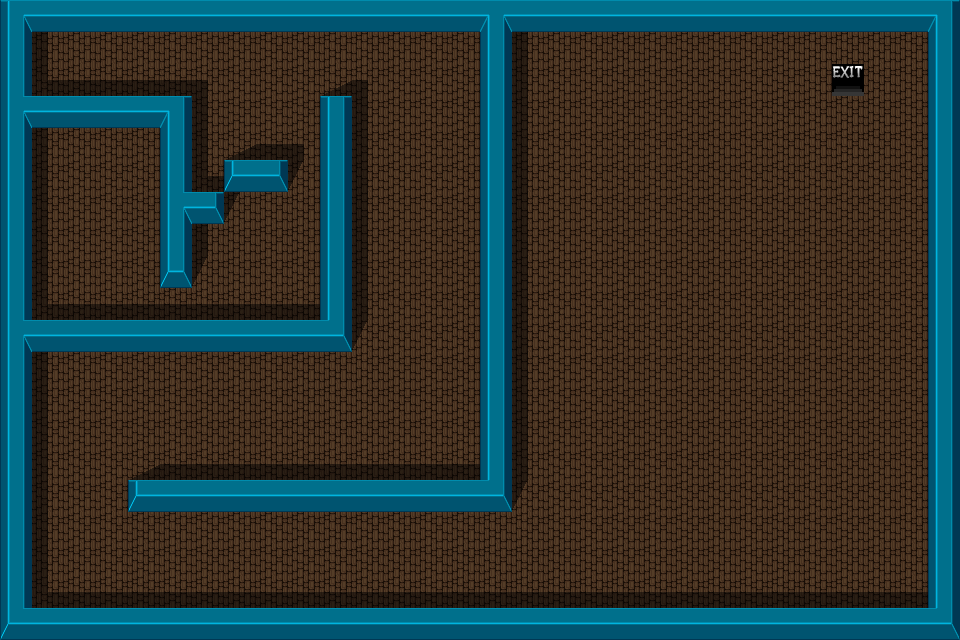

Rendered tile map (Tiled .tmx) drawn with the repository's tilesets; below, a short description and the map source with its tile grids summarised:
An orthogonal 30x20 tile map with 32x32 px tiles, 2 tile layers (Background, Foreground), 1 hidden layer not drawn, 3 tilesets and 6 objects (4x enemy, player, GoToLevel).

<map version="1.0" orientation="orthogonal" width="30" height="20" tilewidth="32" tileheight="32">
 <tileset firstgid="1" name="backgrounds" tilewidth="32" tileheight="32">
  <image source="../images/backgrounds.png" width="512" height="256" />
 </tileset>
 <tileset firstgid="129" name="metatiles32x32" tilewidth="32" tileheight="32">
  <image source="../images/metatiles32x32.png" width="160" height="32" />
  <tile id="0">
   <properties>
    <property name="solid" value="" />
   </properties>
  </tile>
 </tileset>
 <tileset firstgid="134" name="entities" tilewidth="32" tileheight="32">
  <image source="../images/entities_32x32.png" width="1120" height="320" />
 </tileset>
 <layer name="Background" width="30" height="20">
  <data>[600 cells, 600 non-empty, 3 distinct tile ids]</data>
 </layer>
 <objectgroup name="objects" width="30" height="20">
  <object name="player" x="64" y="160" width="32" height="32">
   <properties>
    <property name="state" value="4" />
   </properties>
  </object>
  <object name="GoToLevel" x="832" y="64" width="32" height="32">
   <properties>
    <property name="duration" value="250" />
    <property name="fade" value="#000000" />
    <property name="to" value="level1" />
   </properties>
  </object>
  <object name="enemy" x="96" y="384" width="32" height="32">
   <properties>
    <property name="type" value="ghost" />
   </properties>
  </object>
  <object name="enemy" x="128" y="384" width="32" height="32">
   <properties>
    <property name="type" value="ghost" />
   </properties>
  </object>
  <object name="enemy" x="160" y="384" width="32" height="32">
   <properties>
    <property name="type" value="ghost" />
   </properties>
  </object>
  <object name="enemy" x="128" y="416" width="32" height="32">
   <properties>
    <property name="type" value="ghost" />
   </properties>
  </object>
 </objectgroup>
 <layer name="Foreground" width="30" height="20">
  <data>[600 cells, 254 non-empty, 18 distinct tile ids]</data>
 </layer>
 <layer name="collision" width="30" height="20" visible="0">
  <data>[600 cells, 151 non-empty, 1 distinct tile ids]</data>
 </layer>
</map>
